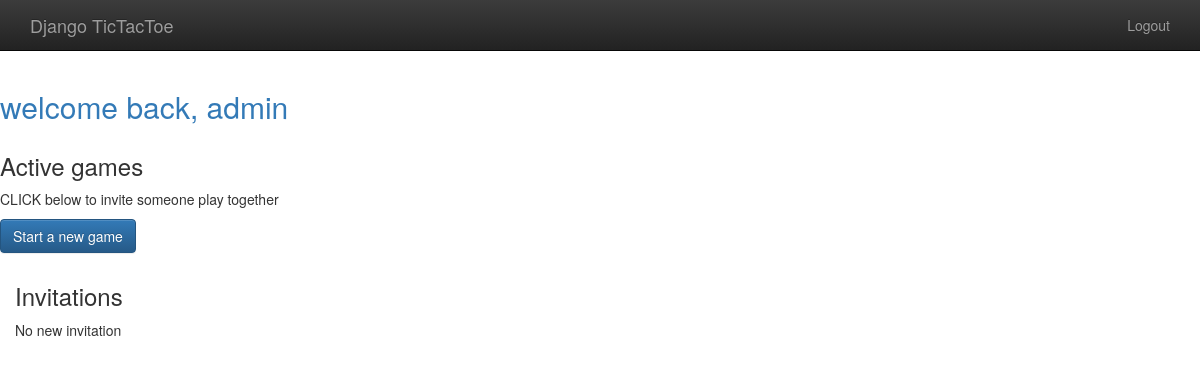
The page /player/home (signed in) on the database as committed earlier.
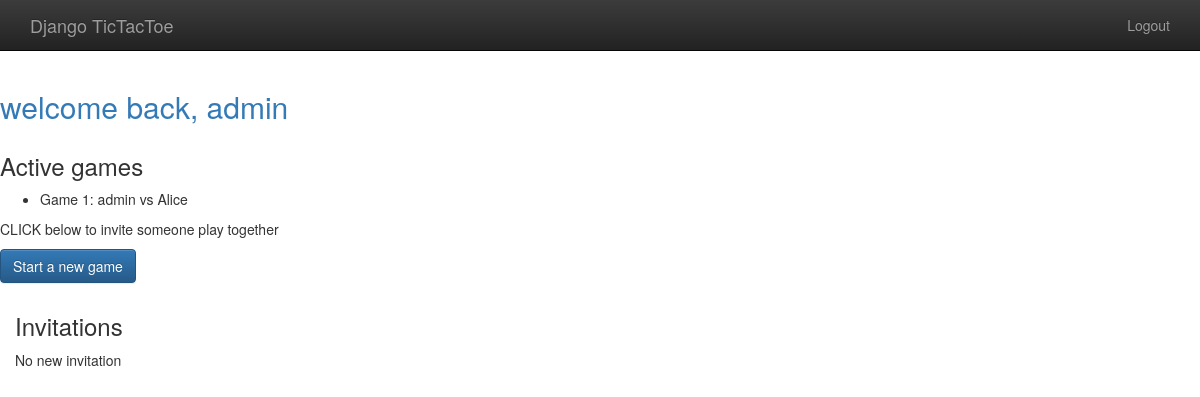
The same page on the database as committed later.
### gameplay/models.py (models this page shows, shortened)
class Game(models.Model):
    first_player = models.ForeignKey(User, related_name="game_player_1", on_delete=models.CASCADE)
    second_player = models.ForeignKey(User, related_name="game_player_2", on_delete=models.CASCADE)
    start_time = models.DateTimeField(auto_now_add=True)
    last_active = models.DateTimeField(auto_now=True)
    status = models.CharField(max_length=1, default='F', choices=GAME_STATUS_CHOICES)
    objects = GamesQuerySet.as_manager()

### player/views.py (the view)
# urls.py: path('home', home, name="player_home"),
@login_required()
def home(request):
    my_games = Game.objects.games_for_user(request.user)
    active_games = my_games.active()
    invitations = request.user.invitation_received.all()
    return render(request, "player/home.html", {'games': active_games, 'invitations': invitations})

### gameplay/models.py (called while the page is built)
    def games_for_user(self, user):
        return self.filter(
            Q(first_player=user) or Q(second_player=user)
        )

    def active(self):
        return self.filter(
            Q(status='F') or Q(status='S')
        )

### templates/player/home.html (shortened to what this page needs)
{% extends "base.html" %}
{% load static %}
{% block content %}
    <h2 class="text-primary">welcome back, {{ user.username }} </h2>
    <div class="row">
        <div class="col-md-6">
            <h3>Active games</h3>
            <ul>
                {% for g in games %}
                    <li>Game {{g.id}}: {{g.first_player}} vs {{g.second_player}} </li>
                {% endfor %}
            </ul>
            <p>CLICK below to invite someone play together</p>
            <p>
                <a class="btn btn-primary" href="{% url 'player_new_invitation' %}">Start a new game</a>
            </p>
        </div>
    </div>
    <div class="col-md-6">
        <h3>Invitations</h3>
        {% if invitations %}
            <div class="list-group">
                {% for inv in invitations %}
                    <a class="list-group-item" href="">
                        {{ inv.from_user.username }} has invited you to play together
                    </a>
                {% endfor %}
            </div>
        {% else %}
            <p>No new invitation</p>
        {% endif %}
    </div>
{% endblock %}

Rows that differ between the two databases and show on the page:
added Game: id "1", first_player "admin", second_player "Alice"
